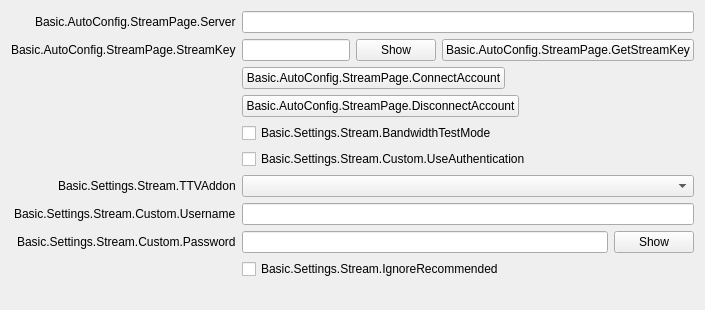
           <widget class="QWidget" name="streamKeyPage">
            <layout class="QFormLayout" name="streamkeyPageLayout">
             <property name="fieldGrowthPolicy">
              <enum>QFormLayout::AllNonFixedFieldsGrow</enum>
             </property>
             <property name="labelAlignment">
              <set>Qt::AlignRight|Qt::AlignTrailing|Qt::AlignVCenter</set>
             </property>
             <item row="0" column="0">
              <widget class="QLabel" name="serverLabel">
               <property name="text">
                <string>Basic.AutoConfig.StreamPage.Server</string>
               </property>
              </widget>
             </item>
             <item row="0" column="1">
              <widget class="QStackedWidget" name="serverStackedWidget">
               <property name="sizePolicy">
                <sizepolicy hsizetype="Preferred" vsizetype="Maximum">
                 <horstretch>0</horstretch>
                 <verstretch>0</verstretch>
                </sizepolicy>
               </property>
               <property name="currentIndex">
                <number>1</number>
               </property>
               <widget class="QWidget" name="servicePage">
                <layout class="QHBoxLayout" name="horizontalLayout_21">
                 <property name="leftMargin">
                  <number>0</number>
                 </property>
                 <property name="topMargin">
                  <number>0</number>
                 </property>
                 <property name="rightMargin">
                  <number>0</number>
                 </property>
                 <property name="bottomMargin">
                  <number>0</number>
                 </property>
                 <item>
                  <widget class="QComboBox" name="server"/>
                 </item>
                </layout>
               </widget>
               <widget class="QWidget" name="customPage">
                <layout class="QHBoxLayout" name="horizontalLayout_22">
                 <property name="leftMargin">
                  <number>0</number>
                 </property>
                 <property name="topMargin">
                  <number>0</number>
                 </property>
                 <property name="rightMargin">
                  <number>0</number>
                 </property>
                 <property name="bottomMargin">
                  <number>0</number>
                 </property>
                 <item>
                  <widget class="QLineEdit" name="customServer"/>
                 </item>
                </layout>
               </widget>
              </widget>
             </item>
             <item row="1" column="0">
              <widget class="QLabel" name="streamKeyLabel">
               <property name="text">
                <string>Basic.AutoConfig.StreamPage.StreamKey</string>
               </property>
               <property name="openExternalLinks">
                <bool>true</bool>
               </property>
               <property name="buddy">
                <cstring>key</cstring>
               </property>
              </widget>
             </item>
             <item row="1" column="1">
              <widget class="QWidget" name="streamKeyWidget" native="true">
               <layout class="QHBoxLayout" name="horizontalLayout_11">
                <property name="leftMargin">
                 <number>0</number>
                </property>
                <property name="topMargin">
                 <number>0</number>
                </property>
                <property name="rightMargin">
                 <number>0</number>
                </property>
                <property name="bottomMargin">
                 <number>0</number>
                </property>
                <item>
                 <widget class="QLineEdit" name="key">
                  <property name="inputMask">
                   <string notr="true"/>
                  </property>
                  <property name="text">
                   <string notr="true"/>
                  </property>
                  <property name="echoMode">
                   <enum>QLineEdit::Password</enum>
                  </property>
                 </widget>
                </item>
                <item>
                 <widget class="QPushButton" name="show">
                  <property name="text">
                   <string>Show</string>
                  </property>
                 </widget>
                </item>
                <item>
                 <widget class="UrlPushButton" name="getStreamKeyButton">
                  <property name="toolTip">
                   <string/>
                  </property>
                  <property name="toolTipDuration">
                   <number>-4</number>
                  </property>
                  <property name="text">
                   <string>Basic.AutoConfig.StreamPage.GetStreamKey</string>
                  </property>
                 </widget>
                </item>
               </layout>
              </widget>
             </item>
             <item row="3" column="0">
              <spacer name="horizontalSpacer_18">
               <property name="orientation">
                <enum>Qt::Horizontal</enum>
               </property>
               <property name="sizeHint" stdset="0">
                <size>
                 <width>170</width>
                 <height>8</height>
                </size>
               </property>
              </spacer>
             </item>
             <item row="3" column="1">
              <layout class="QHBoxLayout" name="horizontalLayout_15">
               <item>
                <widget class="QPushButton" name="connectAccount2">
                 <property name="text">
                  <string>Basic.AutoConfig.StreamPage.ConnectAccount</string>
                 </property>
                </widget>
               </item>
               <item>
                <spacer name="horizontalSpacer_19">
                 <property name="orientation">
                  <enum>Qt::Horizontal</enum>
                 </property>
                 <property name="sizeHint" stdset="0">
                  <size>
                   <width>40</width>
                   <height>20</height>
                  </size>
                 </property>
                </spacer>
               </item>
              </layout>
             </item>
             <item row="4" column="1">
              <layout class="QHBoxLayout" name="horizontalLayout_23">
               <item>
                <widget class="QPushButton" name="disconnectAccount">
                 <property name="text">
                  <string>Basic.AutoConfig.StreamPage.DisconnectAccount</string>
                 </property>
                </widget>
               </item>
               <item>
                <spacer name="horizontalSpacer_24">
                 <property name="orientation">
                  <enum>Qt::Horizontal</enum>
                 </property>
                 <property name="sizeHint" stdset="0">
                  <size>
                   <width>40</width>
                   <height>20</height>
                  </size>
                 </property>
                </spacer>
               </item>
              </layout>
             </item>
             <item row="5" column="1">
              <widget class="QCheckBox" name="bandwidthTestEnable">
               <property name="text">
                <string>Basic.Settings.Stream.BandwidthTestMode</string>
               </property>
              </widget>
             </item>
             <item row="6" column="1">
              <widget class="QCheckBox" name="useAuth">
               <property name="text">
                <string>Basic.Settings.Stream.Custom.UseAuthentication</string>
               </property>
              </widget>
             </item>
             <item row="8" column="0">
              <widget class="QLabel" name="authUsernameLabel">
               <property name="text">
                <string>Basic.Settings.Stream.Custom.Username</string>
               </property>
               <property name="buddy">
                <cstring>authUsername</cstring>
               </property>
              </widget>
             </item>
             <item row="8" column="1">
              <widget class="QLineEdit" name="authUsername"/>
             </item>
             <item row="9" column="0">
              <widget class="QLabel" name="authPwLabel">
               <property name="text">
                <string>Basic.Settings.Stream.Custom.Password</string>
               </property>
               <property name="buddy">
                <cstring>authPw</cstring>
               </property>
              </widget>
             </item>
             <item row="9" column="1">
              <widget class="QWidget" name="authPwWidget" native="true">
               <layout class="QHBoxLayout" name="horizontalLayout_25">
                <property name="leftMargin">
                 <number>0</number>
                </property>
                <property name="topMargin">
                 <number>0</number>
                </property>
                <property name="rightMargin">
                 <number>0</number>
                </property>
                <property name="bottomMargin">
                 <number>0</number>
                </property>
                <item>
                 <widget class="QLineEdit" name="authPw">
                  <property name="echoMode">
                   <enum>QLineEdit::Password</enum>
                  </property>
                 </widget>
                </item>
                <item>
                 <widget class="QPushButton" name="authPwShow">
                  <property name="text">
                   <string>Show</string>
                  </property>
                 </widget>
                </item>
               </layout>
              </widget>
             </item>
             <item row="7" column="1">
              <widget class="QComboBox" name="twitchAddonDropdown"/>
             </item>
             <item row="7" column="0">
              <widget class="QLabel" name="twitchAddonLabel">
               <property name="text">
                <string>Basic.Settings.Stream.TTVAddon</string>
               </property>
               <property name="buddy">
                <cstring>twitchAddonDropdown</cstring>
               </property>
              </widget>
             </item>
             <item row="10" column="1">
              <widget class="QCheckBox" name="ignoreRecommended">
               <property name="text">
                <string>Basic.Settings.Stream.IgnoreRecommended</string>
               </property>
              </widget>
             </item>
             <item row="11" column="1">
              <widget class="QLabel" name="enforceSettingsLabel">
               <property name="text">
                <string notr="true"/>
               </property>
              </widget>
             </item>
            </layout>
           </widget>
